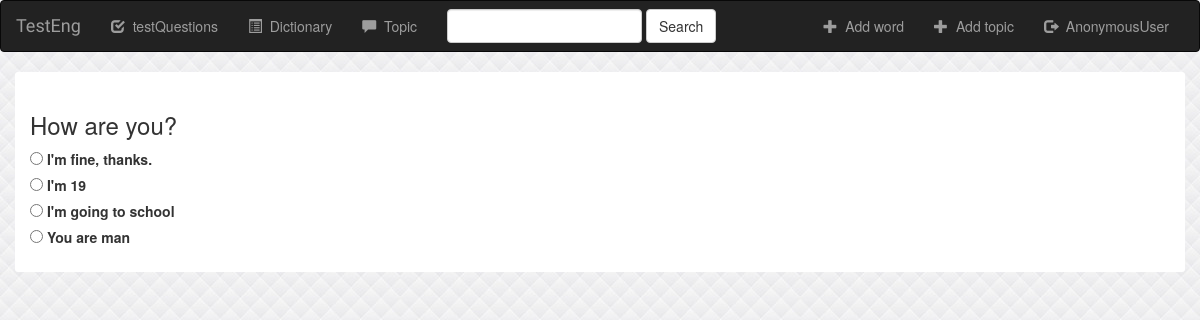
Screenshot of /testEng/1/ with the database file from the repository.
### testEng/models.py (models this page shows, shortened)
class testQuestion(models.Model):
    question = models.CharField(max_length=1000)
    multichoice = models.BooleanField()

class optionAnswer(models.Model):
    id_question = models.ForeignKey(testQuestion, on_delete=models.CASCADE)
    content = models.CharField(max_length=1000)
    isCorrect = models.BooleanField()

### testEng/views.py (the view)
# urls.py: url(r'^(?P<testQuestion_id>[0-9]+)/$', views.detail, name="detail"),
def detail(request, testQuestion_id):
    quest = get_object_or_404(testQuestion, pk=testQuestion_id)
    optionAns = []
    optionAnswers = optionAnswer.objects.all()
    for ans in optionAnswers:
        if ans.id_question == quest:
            optionAns.append(ans)
    return render(request, 'testEng/detail.html', {'quest' : quest, 'optionAns' : optionAns, 'username' : request.user})

### testEng/templates/testEng/detail.html (shortened to what this page needs)
{% extends 'testEng/base.html' %}
{% block body %}
<div class="container">
<h3>{{ quest.question }}</h3>
<form action="testEng:index" method="post">
{% for ans in optionAns %}
    <input type="radio" name="choice" id="choice{{ forloop.counter }}" value="{{ choice.id }}" />
    <label for="choice{{ forloop.counter }}">{{ ans.content }}</label><br />
{% endfor %}
</form>
</div>
{% endblock %}

### testEng/static/testEng/style.css (style rules this page uses)
body { background: white url("images/background2.jpg"); }
.container { background: white; border-radius:3px; padding:20px 50px; }

### rows the page displays
testQuestion: question "How are you?"
optionAnswer: content "I'm fine, thanks."
optionAnswer: content "I'm 19"
optionAnswer: content "I'm going to school"
optionAnswer: content "You are man"

### other values shown
{{ username }} "AnonymousUser"
